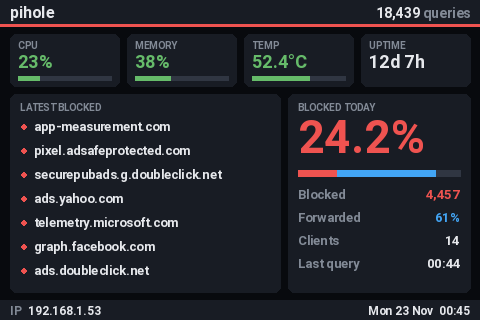

Source code (Python):
#!/usr/bin/env python3
import time, sqlite3, socket, psutil
from PIL import Image, ImageDraw, ImageFont
from datetime import datetime, timedelta
from collections import deque

# --- CONFIG ---
FB_DEV = "/dev/fb1"
WIDTH, HEIGHT = 480, 320
DB_PATH = "/etc/pihole/pihole-FTL.db"
UPDATE_INTERVAL = 4

HEADER_H = 26
FOOTER_H = 20

# bars: same offset from column start and same width everywhere
BAR_DX, BAR_W, BAR_H = 90, 100, 8

# --- FONTS ---
FONT_PATH = "/usr/share/fonts/truetype/roboto/Roboto-Bold.ttf"
font       = ImageFont.truetype(FONT_PATH, 14)
font_small = ImageFont.truetype(FONT_PATH, 12)
font_label = ImageFont.truetype(FONT_PATH, 10)
font_list  = ImageFont.truetype(FONT_PATH, 13)
font_value = ImageFont.truetype(FONT_PATH, 18)
font_title = ImageFont.truetype(FONT_PATH, 16)
font_big   = ImageFont.truetype(FONT_PATH, 46)

# --- HISTORY BUFFER (sparkline) ---
history = deque(maxlen=60)

# --- HELPERS ---
def text(draw,x,y,s,c,f=font): draw.text((x,y),s,fill=c,font=f)

def text_right(draw,x,y,s,c,f):
    w = draw.textbbox((0,0),s,font=f)[2]
    draw.text((x-w,y),s,fill=c,font=f)

def bar(draw,x,y,pct,w,h,color):
    fill=int(w*pct/100)
    draw.rectangle((x,y,x+fill,y+h),fill=color)
    draw.rectangle((x,y,x+w,y+h),outline=color)

def ellipsize(s,n=26): return s if len(s)<=n else s[:n-1]+"…"

# --- SYSTEM ---
def get_ip():
    try:
        s=socket.socket(socket.AF_INET,socket.SOCK_DGRAM)
        s.connect(("8.8.8.8",80))
        ip=s.getsockname()[0]; s.close(); return ip
    except: return "N/A"

def get_hostname(): return socket.gethostname()

def get_temp():
    try:
        return int(open("/sys/class/thermal/thermal_zone0/temp").read())/1000
    except: return 0

def get_cpu(): return psutil.cpu_percent()

def get_mem(): return psutil.virtual_memory().percent

def get_uptime():
    try:
        t=int(float(open("/proc/uptime").read().split()[0]))
        td=timedelta(seconds=t)
        return f"{td.days}d {td.seconds//3600}h {(td.seconds//60)%60}m"
    except: return "N/A"

# --- PIHOLE ---
def get_stats():
    try:
        conn=sqlite3.connect(DB_PATH); c=conn.cursor()

        c.execute("""
        SELECT COUNT(*),
               SUM(CASE WHEN status=1 THEN 1 ELSE 0 END),
               SUM(CASE WHEN type=1 THEN 1 ELSE 0 END),
               MAX(timestamp)
        FROM queries
        WHERE timestamp >= strftime('%s','now','start of day');
        """)
        total,blocked,forwarded,last=c.fetchone()

        c.execute("SELECT COUNT(DISTINCT client) FROM queries WHERE timestamp >= strftime('%s','now','start of day');")
        clients=c.fetchone()[0]

        # Last 7 blocked queries
        c.execute("""
        SELECT domain FROM queries
        WHERE status=1 AND timestamp >= strftime('%s','now','-1 day')
        GROUP BY domain
        ORDER BY MAX(timestamp) DESC
        LIMIT 7;
        """)
        last_blocked = [row[0] for row in c.fetchall()]

        conn.close()

        return {
            "total":total or 0,
            "blocked":blocked or 0,
            "forwarded":forwarded or 0,
            "blocked_pct":(blocked/total*100) if total else 0,
            "forwarded_pct":(forwarded/total*100) if total else 0,
            "clients":clients,
            "last":datetime.fromtimestamp(last).strftime("%H:%M") if last else "N/A",
            "last_blocked":last_blocked
        }
    except Exception as e:
        print(e); return None

# --- SPARKLINE ---
def draw_sparkline(draw,x,y,w,h,color):
    if len(history)<2: return
    maxv=max(history) or 1
    step=w/(len(history)-1)

    for i in range(len(history)-1):
        x1=int(x+i*step)
        x2=int(x+(i+1)*step)
        y1=int(y+h-(history[i]/maxv)*h)
        y2=int(y+h-(history[i+1]/maxv)*h)
        draw.line((x1,y1,x2,y2),fill=color)

# --- DRAW ---
# Palette (dark theme, one accent per meaning)
BG     = (8, 10, 14)
PANEL  = (24, 28, 36)
TRACK  = (48, 54, 66)
FG     = (230, 232, 236)
DIM    = (130, 138, 150)
RED    = (239, 83, 80)
BLUE   = (66, 165, 245)
GREEN  = (102, 187, 106)
AMBER  = (255, 183, 77)

M = 10  # outer margin

def text_w(draw, s, f):
    return draw.textbbox((0, 0), s, font=f)[2]

def fit(draw, s, f, maxw):
    """Trim s with an ellipsis so it fits maxw pixels."""
    if text_w(draw, s, f) <= maxw: return s
    while s and text_w(draw, s + "…", f) > maxw: s = s[:-1]
    return s + "…"

def panel(draw, box, fill=PANEL, r=6):
    # rounded_rectangle needs Pillow >= 8.2; fall back to square corners
    if hasattr(draw, "rounded_rectangle"):
        draw.rounded_rectangle(box, radius=r, fill=fill)
    else:
        draw.rectangle(box, fill=fill)

def level(pct, warn, crit):
    return RED if pct >= crit else AMBER if pct >= warn else GREEN

def meter(draw, x, y, w, pct, color, h=4):
    pct = max(0, min(100, pct))
    draw.rectangle((x, y, x + w, y + h), fill=TRACK)
    if pct > 0:
        draw.rectangle((x, y, x + int(w * pct / 100), y + h), fill=color)

def tile(draw, x, y, w, h, label, value, pct=None, color=FG):
    panel(draw, (x, y, x + w, y + h))
    text(draw, x + 8, y + 5, label, DIM, font_label)
    text(draw, x + 8, y + 17, fit(draw, value, font_value, w - 16),
         color if pct is not None else FG, font_value)
    if pct is not None:
        meter(draw, x + 8, y + h - 10, w - 16, pct, color)

def get_uptime_short():
    """'12d 7h' when up for days, otherwise '7h 43m' (fits the tile)."""
    try:
        t = int(float(open("/proc/uptime").read().split()[0]))
        d, h, m = t // 86400, (t // 3600) % 24, (t // 60) % 60
        return f"{d}d {h}h" if d else f"{h}h {m}m"
    except: return "N/A"

def draw_screen(stats):
    cpu = get_cpu()
    temp = get_temp()
    mem = get_mem()
    ALERT = cpu > 80 or temp > 70

    img = Image.new("RGB", (WIDTH, HEIGHT), BG)
    draw = ImageDraw.Draw(img)

    # HEADER: hostname left, today's queries right; turns red on alert
    hdr = RED if ALERT else PANEL
    draw.rectangle((0, 0, WIDTH, HEADER_H), fill=hdr)
    if not ALERT:
        draw.rectangle((0, HEADER_H - 2, WIDTH, HEADER_H), fill=RED)
    text(draw, M, 3, get_hostname(), FG, font_title)
    if stats:
        n = f"{stats['total']:,}"
        unit = " queries"
        uw = text_w(draw, unit, font)
        text_right(draw, WIDTH - M, 5, unit, FG if ALERT else DIM, font)
        text_right(draw, WIDTH - M - uw, 5, n, FG, font)
    else:
        text_right(draw, WIDTH - M, 5, "-- queries", DIM, font)

    # SYSTEM TILES
    ty, th, gap = HEADER_H + 8, 52, 8
    tw = (WIDTH - 2 * M - 3 * gap) // 4
    xs = [M + i * (tw + gap) for i in range(4)]
    tile(draw, xs[0], ty, tw, th, "CPU", f"{cpu:.0f}%", cpu, level(cpu, 60, 80))
    tile(draw, xs[1], ty, tw, th, "MEMORY", f"{mem:.0f}%", mem, level(mem, 70, 90))
    tile(draw, xs[2], ty, tw, th, "TEMP", f"{temp:.1f}°C",
         temp / 85 * 100, level(temp, 60, 70))
    tile(draw, xs[3], ty, tw, th, "UPTIME", get_uptime_short())

    top = ty + th + 8
    bottom = HEIGHT - FOOTER_H - 8

    if stats:
        history.append(stats["total"])

        # LEFT: latest blocked domains
        lw = 270
        panel(draw, (M, top, M + lw, bottom))
        text(draw, M + 10, top + 7, "LATEST BLOCKED", DIM, font_label)
        y = top + 24
        for d in stats["last_blocked"][:7]:
            draw.ellipse((M + 11, y + 6, M + 16, y + 11), fill=RED)
            text(draw, M + 24, y, fit(draw, d, font_list, lw - 34), FG, font_list)
            y += 24

        # RIGHT: blocked share + key numbers
        rx0 = M + lw + gap
        rx1 = WIDTH - M
        rw = rx1 - rx0
        panel(draw, (rx0, top, rx1, bottom))
        text(draw, rx0 + 10, top + 7, "BLOCKED TODAY", DIM, font_label)
        pct = f"{stats['blocked_pct']:.1f}%"
        text(draw, rx0 + 10, top + 16, pct, RED, font_big)

        # stacked share bar: blocked / forwarded / other (cached etc.)
        bx, by, bw, bh = rx0 + 10, top + 76, rw - 20, 6
        draw.rectangle((bx, by, bx + bw, by + bh), fill=TRACK)
        b = int(bw * stats["blocked_pct"] / 100)
        f = int(bw * stats["forwarded_pct"] / 100)
        if b: draw.rectangle((bx, by, bx + b, by + bh), fill=RED)
        if f: draw.rectangle((bx + b, by, min(bx + b + f, bx + bw), by + bh), fill=BLUE)

        rows = [
            ("Blocked",    f"{stats['blocked']:,}",           RED),
            ("Forwarded",  f"{stats['forwarded_pct']:.0f}%",  BLUE),
            ("Clients",    f"{stats['clients']}",             FG),
            ("Last query", stats["last"],                     FG),
        ]
        y = by + 16
        for label, val, c in rows:
            text(draw, rx0 + 10, y, label, DIM, font_list)
            text_right(draw, rx1 - 10, y, val, c, font_list)
            y += 23
    else:
        panel(draw, (M, top, WIDTH - M, bottom))
        msg = "Pi-hole database unavailable"
        text(draw, (WIDTH - text_w(draw, msg, font)) // 2,
             (top + bottom) // 2 - 8, msg, DIM, font)

    # FOOTER: IP left, date/time right
    fy = HEIGHT - FOOTER_H
    draw.rectangle((0, fy, WIDTH, HEIGHT), fill=PANEL)
    text(draw, M, fy + 3, "IP", DIM, font_small)
    text(draw, M + 18, fy + 3, get_ip(), FG, font_small)
    text_right(draw, WIDTH - M, fy + 3,
               datetime.now().strftime("%a %d %b  %H:%M"), FG, font_small)

    return img

# --- FB ---
from PIL import ImageChops

# RGB565 split into its high and low byte, per channel (lookup tables)
_R_HI = [v & 0xF8 for v in range(256)]
_G_HI = [v >> 5 for v in range(256)]
_G_LO = [(v & 0x1C) << 3 for v in range(256)]
_B_LO = [v >> 3 for v in range(256)]
FB_REFRESH = 60          # rewrite an unchanged frame at least this often (seconds)
_last_frame, _last_write = None, 0.0

def write_fb(img):
    """Send img to the framebuffer as little-endian RGB565 in a single write.
    Unchanged frames are skipped (but rewritten every FB_REFRESH seconds)."""
    global _last_frame, _last_write
    r, g, b = img.convert("RGB").split()
    hi = ImageChops.add(r.point(_R_HI), g.point(_G_HI))
    lo = ImageChops.add(g.point(_G_LO), b.point(_B_LO))
    frame = Image.merge("LA", (lo, hi)).tobytes()
    if frame == _last_frame and time.time() - _last_write < FB_REFRESH:
        return
    with open(FB_DEV, "wb") as f:
        f.write(frame)
    _last_frame, _last_write = frame, time.time()

# --- CPU SAVING ---
# Pi-hole numbers change slowly: query the database at most every STATS_TTL
# seconds and reuse the result for the frames in between.
STATS_TTL = 30

def _every(seconds, fn):
    cache = {"t": 0.0, "v": None}
    def wrapper(*args):
        if cache["v"] is None or time.time() - cache["t"] >= seconds:
            cache["v"], cache["t"] = fn(*args), time.time()
        return cache["v"]
    return wrapper

get_stats = _every(STATS_TTL, get_stats)

# --- LOOP ---
if __name__=="__main__":
    while True:
        write_fb(draw_screen(get_stats()))
        time.sleep(UPDATE_INTERVAL)
